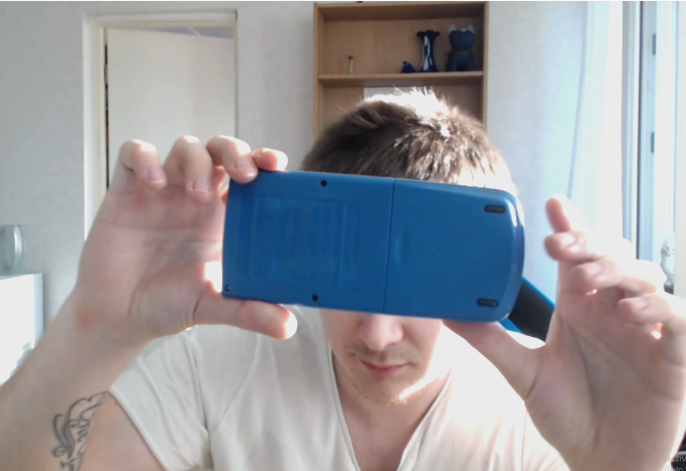
#> input picture Case_Studies/calculator.png, 1372 x 942 px (shown at 1/2 size)
$ python test.py
#> lines starting #> are read from the running program, lines starting #| are printed output that depends on the picture; after the words box and inside, x2 and y2 are one past the last pixel; in counts of white or black regions, pixels touching at a corner belong together
import cv2
import numpy as np
import imutils

img = cv2.imread("calculator.png")
#> img is the input picture: shape (942, 1372, 3); mean B, G, R 158.1, 153.7, 153.8
img = imutils.resize(img, 500)
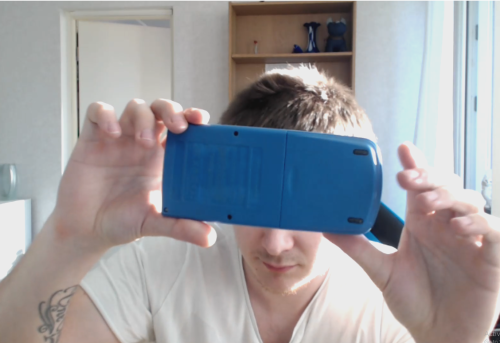
#> img: shape (343, 500, 3); mean B, G, R 158.1, 153.7, 153.8
img = cv2.GaussianBlur(img, (3,3), 0)

lower_thresh = np.array([80,30,0], dtype="uint8")
upper_thresh = np.array([250,125,50], dtype="uint8")

thresholded_image = cv2.inRange(img,lower_thresh, upper_thresh)
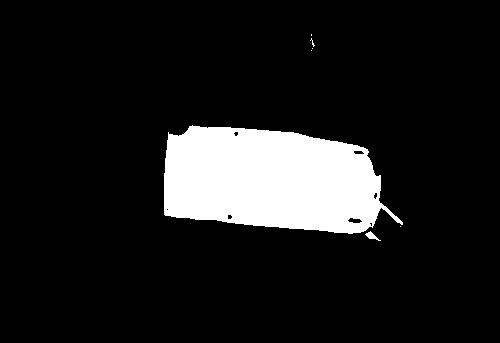
#> thresholded_image: shape (343, 500); 11.3% white; 7 white regions (5 under 20 px), largest, box (x1, y1, x2, y2) and area: (164, 125, 403, 234) 19380, (365, 231, 381, 241) 63

canavas = np.zeros(img.shape[:2], dtype="uint8")

cv2.imshow("Test",cv2.bitwise_and(img, img, mask=thresholded_image))
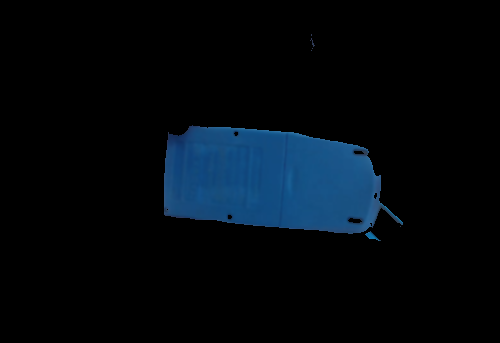
#> window 'Test': shape (343, 500, 3); mean B, G, R 14.6, 8.9, 2.6

cv2.waitKey(0)
